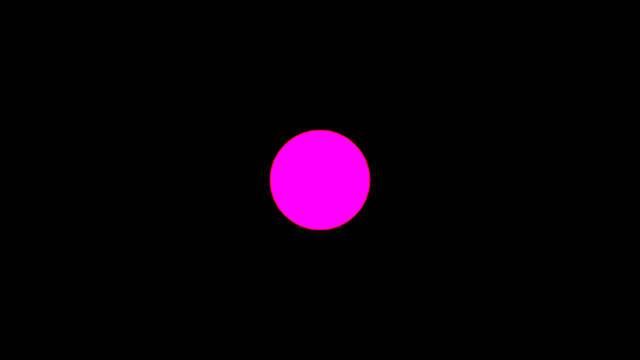
Frame 1 (no input)
Frame 60 (no input): identical to frame 1, image omitted
Frame 120 (the mouse pressed at the canvas centre since frame 60): identical to frame 1, image omitted

The p5.js sketch that drew this single still picture (run headless with seeded random() and noise() and a simulated clock; from frame 60 on, the mouse is pressed at the canvas centre):

// p5.js sketch
// ── sketch.js
function setup() {
	// create a place to draw
	createCanvas(640, 360);
}

function draw() {
	// clear the background
	background(0, 0, 0);

	// set a fill color
	fill(255, 0, 255);

	// set a stroke color
	stroke(255, 0, 0);

	// draw a circle
	ellipse(320, 180, 100, 100);
}
